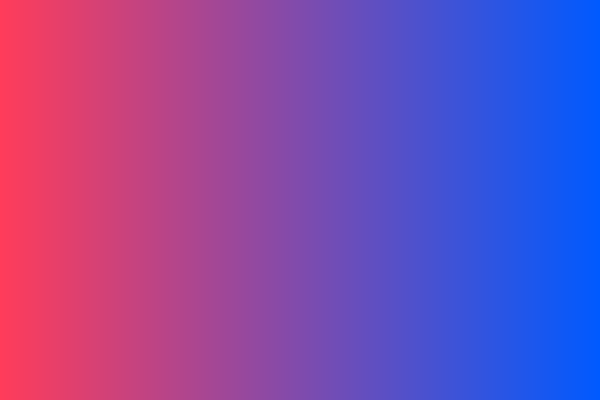
Frame 1 (no input)
Frame 2 (the mouse pressed at the canvas centre, redrawn once): identical to frame 1, image omitted

The Processing sketch that drew this single still picture (run headless with seeded random() and noise(); the mouse was pressed at the canvas centre and the sketch redrawn once):

// Processing sketch: gradiente
// ── gradiente.pde
// 02 · Gradiente entre dos colores
// Código Creativo 3 · Cine · Sesión 03
//
// Mismo recorrido que el color sólido. Lo único que cambia es que el color
// ya no es una constante: se calcula a partir de la posición del pixel.

// Los dos colores del gradiente, uno en cada lado del canvas.
// Cambiar estas dos líneas cambia la pieza completa.
color izquierda = color(255, 60, 90);    // rosa
color derecha   = color(0, 90, 255);     // azul

void setup() {
  size(600, 400);
  noLoop();
}

void draw() {

  loadPixels();

  for (int y = 0; y < height; y++) {
    for (int x = 0; x < width; x++) {

      int i = x + y * width;

      // t es "qué tan a la derecha estamos", de 0 a 1.
      // map() traduce un rango a otro: x va de 0 a width-1, t va de 0 a 1.
      float t = map(x, 0, width - 1, 0, 1);

      // lerpColor() mezcla dos colores: con t=0 devuelve izquierda,
      // con t=1 devuelve derecha, y en medio la mezcla proporcional.
      pixels[i] = lerpColor(izquierda, derecha, t);
    }
  }

  updatePixels();
}

// ─────────────────────────────────────────────────────────────
// Variaciones — cambiar solamente la línea de t:
//
//   float t = map(y, 0, height - 1, 0, 1);                  // vertical
//   float t = map(x + y, 0, width + height - 2, 0, 1);      // diagonal
//   float t = map(dist(x, y, width/2, height/2), 0, width/2, 0, 1);  // radial
//   float t = map(mouseX, 0, width, 0, 1);                  // pide loop()
//
// Lo que lerpColor() hace por dentro, escrito a mano.
// Sirve para ver que un color son tres números y que cada uno se mezcla solo:
//
//   float r = lerp(red(izquierda),   red(derecha),   t);
//   float g = lerp(green(izquierda), green(derecha), t);
//   float b = lerp(blue(izquierda),  blue(derecha),  t);
//   pixels[i] = color(r, g, b);
